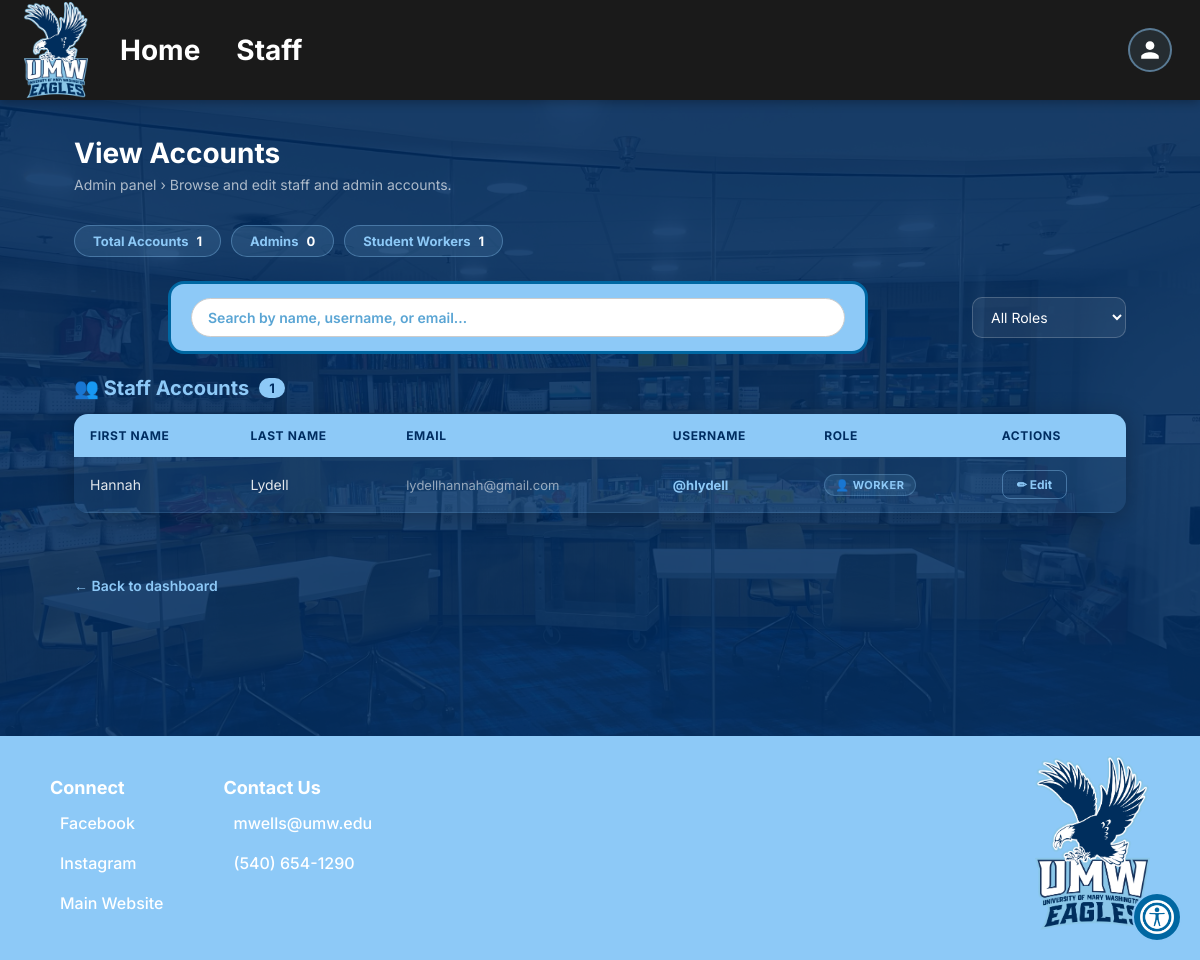
The page /view-worker.php (signed in) on the database as committed earlier.
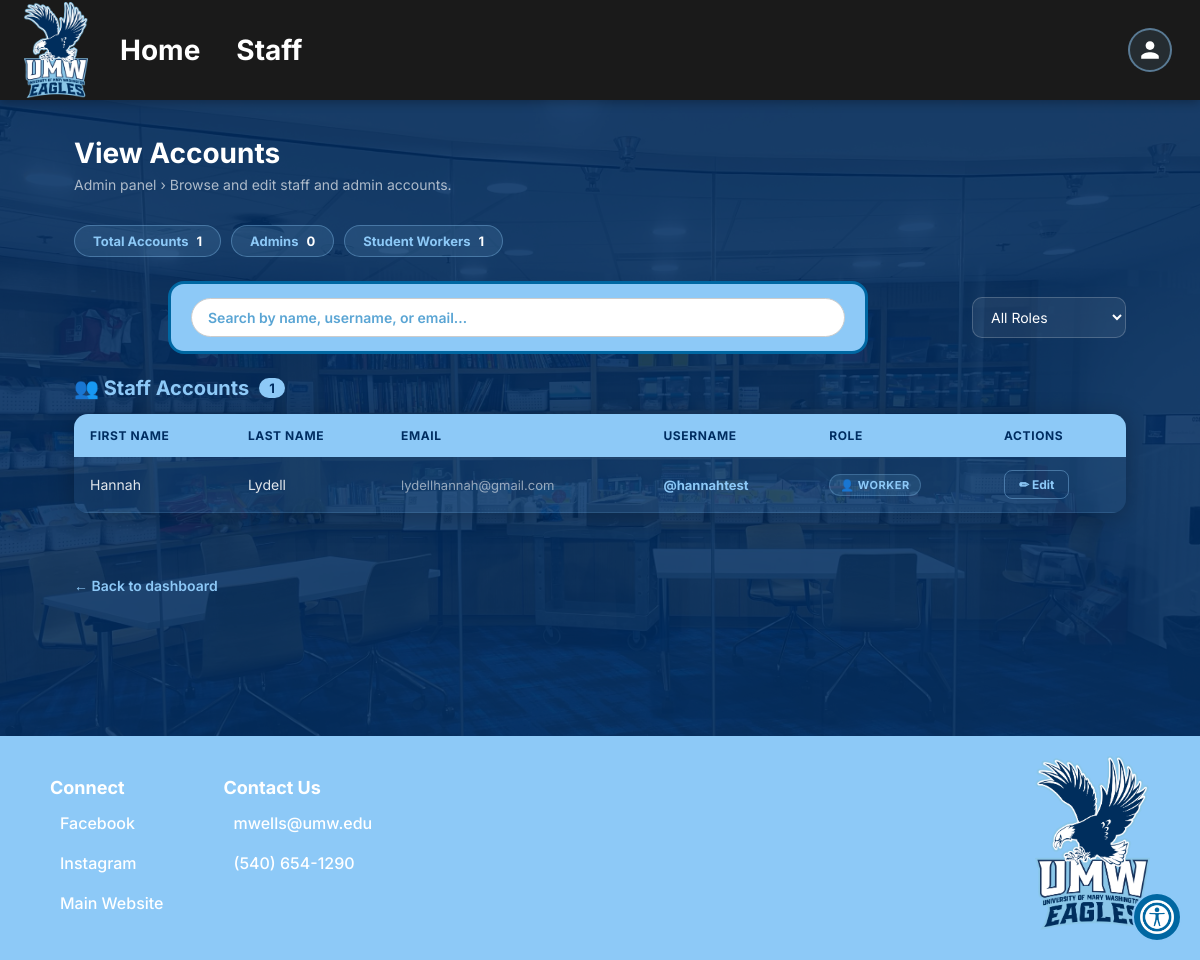
The same page on the database as committed later.
### tables this page shows
CREATE TABLE `dbpersons` (
  `id` varchar(256) NOT NULL,
  `start_date` text DEFAULT NULL,
  `first_name` text NOT NULL,
  `last_name` text DEFAULT NULL,
  `street_address` text DEFAULT NULL,
  `city` text DEFAULT NULL,
  `state` varchar(2) DEFAULT NULL,
  `zip_code` text DEFAULT NULL,
  `phone1` varchar(12) DEFAULT NULL,
  `over21` tinyint(1) DEFAULT NULL,
  `phone1type` text DEFAULT NULL,
  `emergency_contact_phone` varchar(12) DEFAULT NULL,
  `emergency_contact_phone_type` text DEFAULT NULL,
  `birthday` text DEFAULT NULL,
  `email` text DEFAULT NULL,
  `email_prefs` enum('true','false') DEFAULT NULL,
  `emergency_contact_first_name` text DEFAULT NULL,
  `contact_num` varchar(255) DEFAULT 'n/a',
  `emergency_contact_relation` text DEFAULT NULL,
  `contact_method` text DEFAULT NULL,
  `type` text DEFAULT NULL,
  `status` text DEFAULT NULL,
  `notes` text DEFAULT NULL,
  `password` text DEFAULT NULL,
  `affiliation` varchar(100) DEFAULT NULL,
  `branch` varchar(100) DEFAULT NULL,
  `archived` tinyint(1) DEFAULT NULL,
  `emergency_contact_last_name` text DEFAULT NULL
);

### database/dbPersons.php (called while the page is built, shortened)
<?php
include_once(dirname(__FILE__).'/../domain/Person.php');
function getall_persons() {
    $con=connect();
    $query = 'SELECT * FROM dbpersons WHERE id != "vmsroot"';
    $result = mysqli_query($con,$query);
    $result = mysqli_query($con,$query);
    $thePersons = array();
    while ($result_row = mysqli_fetch_assoc($result)) {
        $thePerson = make_a_person($result_row);
        $thePersons[] = $thePerson;
    }
    return $thePersons;
}
function make_a_person($result_row) {
        $thePerson = new Person(
    @$result_row['id'],
    @$result_row['start_date'],
    @$result_row['first_name'],
    @$result_row['last_name'],
    @$result_row['street_address'],
    @$result_row['city'],
    @$result_row['state'],
    @$result_row['zip_code'],
    @$result_row['phone1'],
    @$result_row['over21'],
    @$result_row['phone1type'],
    @$result_row['emergency_contact_phone'],
    @$result_row['emergency_contact_phone_type'],
    @$result_row['birthday'],
    @$result_row['email'],
    @$result_row['email_prefs'],
    @$result_row['emergency_contact_first_name'],
    @$result_row['contact_num'],
    @$result_row['emergency_contact_relation'],
    @$result_row['contact_method'],
    @$result_row['type'],
    @$result_row['status'],
    @$result_row['notes'],
    @$result_row['password'],
    @$result_row['affiliation'],
    @$result_row['branch'],
    @$result_row['archived'],
    @$result_row['emergency_contact_last_name']
);
    return $thePerson;
}

### domain/Person.php (called while the page is built, shortened)
<?php
class Person {
	private $id;
	private $first_name;
	private $last_name;
	private $email;
	private $type;
	function __construct(
        $id, $start_date, $first_name, $last_name, $street_address, $city, $state,
		$zip_code, $phone1, $age, $phone1type, $emergency_contact_phone,
		$emergency_contact_phone_type, $birthday, $email, $email_prefs,
		$emergency_contact_first_name, $contact_num, $emergency_contact_relation,
		$contact_method, $type, $status, $notes, $password, $affiliation, $branch, $archived,
		$emergency_contact_last_name) {
        $this->id = $id;
		$this->first_name = $first_name;
		$this->last_name = $last_name;
		$this->email = $email;
		$this->type = $type;
    }
	function get_id() {
		return $this->id;
	}
	function get_first_name() {
		return $this->first_name;
	}
	function get_last_name() {
		return $this->last_name;
	}
	function get_email() {
		return $this->email;
	}
	function get_type() {
		return $this->type;
	}
}

### view-worker.php (the view, shortened to what this page needs)
<?php
require_once('database/dbPersons.php');
require_once('domain/Person.php');
$workers = [];
$all_persons = getall_persons();
if ($all_persons) {
    foreach ($all_persons as $p) {
        if (!in_array($p->get_type(), ['admin', 'worker'])) continue;
        $workers[] = $p;
    }
}
usort($workers, fn($a, $b) => strcasecmp($a->get_last_name(), $b->get_last_name()));
$total_count  = count($workers);
$admin_count  = count(array_filter($workers, fn($p) => $p->get_type() === 'admin'));
$worker_count = $total_count - $admin_count;
?>
<!DOCTYPE html>
<html lang="en">
<head>
</head>
<body>
<?php require 'header.php'; ?>
<div class="overlay"></div>
<div class="page-wrapper">
    <h1 class="page-heading">View Accounts</h1>
    <p class="page-subheading">Admin panel › Browse and edit staff and admin accounts.</p>
    <div class="summary-bar">
        <div class="stat-pill">Total Accounts <span><?php echo $total_count; ?></span></div>
        <div class="stat-pill">Admins <span><?php echo $admin_count; ?></span></div>
        <div class="stat-pill">Student Workers <span><?php echo $worker_count; ?></span></div>
    </div>
    <div class="controls-row">
        <div class="search-wrapper">
            <div class="search-box">
                <div class="search-inner">
                    <input class="search-input" type="text" id="searchInput" placeholder="Search by name, username, or email…">
                </div>
            </div>
        </div>
        <select class="filter-select" id="roleFilter">
            <option value="all">All Roles</option>
        </select>
    </div>
    <h2 class="section-heading">
        👥 Staff Accounts
        <span class="badge"><?php echo $total_count; ?></span>
    </h2>
    <div class="table-wrapper">
        <?php if (empty($workers)): ?>
            <div class="empty-state">
                <svg xmlns="http://www.w3.org/2000/svg" fill="none" viewBox="0 0 24 24" stroke="currentColor">
                    <path stroke-linecap="round" stroke-linejoin="round" stroke-width="1.5" d="M17 20h5v-2a3 3 0 00-5.356-1.857M17 20H7m10 0v-2c0-.656-.126-1.283-.356-1.857M7 20H2v-2a3 3 0 015.356-1.857M7 20v-2c0-.656.126-1.283.356-1.857m0 0a5.002 5.002 0 019.288 0M15 7a3 3 0 11-6 0 3 3 0 016 0z"/>
                </svg>
                <p>No accounts found.</p>
            </div>
        <?php else: ?>
        <table id="workersTable">
            <thead>
                <tr>
                    <th>First Name</th>
                    <th>Last Name</th>
                    <th>Email</th>
                    <th>Username</th>
                    <th>Role</th>
                    <th>Actions</th>
                </tr>
            </thead>
            <tbody>
                <?php foreach ($workers as $w): ?>
                <tr
                    data-name="<?php echo strtolower(htmlspecialchars($w->get_first_name() . ' ' . $w->get_last_name())); ?>"
                    data-username="<?php echo strtolower(htmlspecialchars($w->get_id())); ?>"
                    data-email="<?php echo strtolower(htmlspecialchars($w->get_email())); ?>"
                    data-role="<?php echo strtolower(htmlspecialchars($w->get_type())); ?>"
                >
                    <td><?php echo htmlspecialchars($w->get_first_name()); ?></td>
                    <td><?php echo htmlspecialchars($w->get_last_name()); ?></td>
                    <td class="td-email"><?php echo htmlspecialchars($w->get_email() ?: '—'); ?></td>
                    <td class="td-username">@<?php echo htmlspecialchars($w->get_id()); ?></td>
                    <td>
                        <?php if ($w->get_type() === 'admin'): ?>
                            <span class="badge-role badge-admin">🔑 Admin</span>
                        <?php else: ?>
                            <span class="badge-role badge-worker">👤 Worker</span>
                        <?php endif; ?>
                    </td>
                    <td>
                        <button class="btn-edit" onclick="openEditModal(
                            '<?php echo htmlspecialchars($w->get_id(),         ENT_QUOTES); ?>',
                            '<?php echo htmlspecialchars($w->get_first_name(), ENT_QUOTES); ?>',
                            '<?php echo htmlspecialchars($w->get_last_name(),  ENT_QUOTES); ?>',
                            '<?php echo htmlspecialchars($w->get_email(),      ENT_QUOTES); ?>'
                        )">✏ Edit</button>
                    </td>
                </tr>
                <?php endforeach; ?>
            </tbody>
        </table>
        <?php endif; ?>
    </div>
    <a href="staffPage.php" class="back-link">← Back to dashboard</a>
</div>
<?php require 'footer.php'; ?>
</body>
</html>

### header.php (shortened to what this page needs)
<head>
</head>
<header>
<?php
$common_nav_links = '
    <div class="nav-item"><a href="index.php" class="nav-link">Home</a></div>
    <div class="nav-item"><a href="staffPage.php" class="nav-link">Staff</a></div>';
if (!isset($_SESSION['logged_in']) || $_SESSION['access_level'] === 0) {
echo('
<div class="navbar">
    <div class="navbar-row1">
        <div class="left-section">
            <div class="logo-container">
                <a href="index.php"><img src="images/UMW_Eagles-logo.png" alt="Logo"></a>
            </div>
            <div class="nav-links">
                <div class="nav-item"><a href="index.php" class="nav-link">Home</a></div>
                <div class="nav-item"><a href="results.php" class="nav-link">Search</a></div>
            </div>
        </div>
        <div class="center-section">
            <span class="center-title">Seacobeck Curriculum Lab</span>
            <span class="center-subtitle">University of Mary Washington</span>
        </div>
        <div class="right-section">
            <div class="nav-item">
                <div class="icon">
                    <svg viewBox="0 0 24 24" xmlns="http://www.w3.org/2000/svg"><path d="M12 12c2.7 0 4.8-2.1 4.8-4.8S14.7 2.4 12 2.4 7.2 4.5 7.2 7.2 9.3 12 12 12zm0 2.4c-3.2 0-9.6 1.6-9.6 4.8v2.4h19.2v-2.4c0-3.2-6.4-4.8-9.6-4.8z"/></svg>
                    <div class="dropdown">
                        <a href="login.php" class="dropdown-link"><div>Log In</div></a>
                    </div>
                </div>
            </div>
        </div>
    </div>
</div>');
} else if ($_SESSION['logged_in'] && $_SESSION['access_level'] >= 1) {
echo('
<div class="navbar">
    <div class="navbar-row1">
        <div class="left-section">
            <div class="logo-container">
                <a href="index.php"><img src="images/UMW_Eagles-logo.png" alt="Logo"></a>
            </div>
            <div class="nav-links">'
        . $common_nav_links .
        '</div>
        </div>
        <div class="center-section">
            <span class="center-title">Seacobeck Curriculum Lab</span>
            <span class="center-subtitle">University of Mary Washington</span>
        </div>
        <div class="right-section">
            <div class="nav-item">
                <div class="icon">
                    <svg viewBox="0 0 24 24" xmlns="http://www.w3.org/2000/svg"><path d="M12 12c2.7 0 4.8-2.1 4.8-4.8S14.7 2.4 12 2.4 7.2 4.5 7.2 7.2 9.3 12 12 12zm0 2.4c-3.2 0-9.6 1.6-9.6 4.8v2.4h19.2v-2.4c0-3.2-6.4-4.8-9.6-4.8z"/></svg>
                    <div class="dropdown">
                        <a href="changePassword.php" class="dropdown-link"><div>Change Password</div></a>
                        <a href="logout.php" class="dropdown-link"><div>Log Out</div></a>
                    </div>
                </div>
            </div>
        </div>
    </div>
</div>');
}
?>
<button class="accessibility-btn" id="accessibilityBtn" aria-haspopup="dialog" aria-controls="accessibilityModal" title="Accessibility settings">
    <img src="images/accessibility-menu.png" alt="Accessibility Menu">
</button>
</header>

### footer.php (shortened to what this page needs)
<!DOCTYPE html>
<html lang="en">
<head>
</head>
<body>
<footer class="footer" style="margin-top: 60px;">
    <div class="footer-right">
        <div class="footer-section">
            <div class="footer-topic">Connect</div>
            <a href="https://www.facebook.com/profile.php?id=100086673730177#">Facebook</a>
            <a href="https://www.instagram.com/umw_coe/">Instagram</a>
            <a href="https://education.umw.edu/">Main Website</a>
        </div>
        <div class="footer-section">
            <div class="footer-topic">Contact Us</div>
            <a href="mailto:mwells@umw.edu">mwells@umw.edu</a>
            <a href="tel:5406541290">(540) 654-1290</a>
        </div>
    </div>
    <div class="footer-left">
        <img src="images/UMW_Eagles-logo.png" alt="Logo" class="footer-logo">
        <div class="social-icons">
            <a href="https://www.facebook.com/profile.php?id=100086673730177#"><i class="fab fa-facebook"></i></a>
            <a href="https://www.instagram.com/umw_coe/"><i class="fab fa-instagram"></i></a>
            <a href="https://education.umw.edu/"><i class="fas fa-globe"></i></a>
        </div>
    </div>
</footer>
</body>
</html>

### view-worker.php (style rules this page uses)
* { box-sizing: border-box; margin: 0; padding: 0; font-family: 'Inter', sans-serif; }
body { min-height: 100vh; padding-top: 95px; color: white; background-image: url('images/library.jpg'); background-size: cover; background-position: center; position: relative; }
.overlay { position: fixed; inset: 0; background: rgba(0, 45, 97, 0.88); z-index: -1; }
.page-wrapper { max-width: 1100px; margin: 0 auto; padding: 40px 24px 80px; }
.page-heading { font-size: 28px; font-weight: 700; margin-bottom: 6px; color: white; }
.page-subheading { font-size: 14px; color: rgba(255,255,255,0.65); margin-bottom: 32px; }
.summary-bar { display: flex; gap: 10px; margin-bottom: 24px; flex-wrap: wrap; }
.stat-pill { background: rgba(141,201,247,0.12); border: 1.5px solid rgba(141,201,247,0.35); border-radius: 50px; padding: 7px 18px; font-size: 13px; font-weight: 700; color: #8DC9F7; }
.stat-pill span { color: white; margin-left: 5px; }
.controls-row { display: flex; gap: 10px; margin-bottom: 22px; flex-wrap: wrap; align-items: center; }
.search-wrapper { display: flex; justify-content: center; flex: 1; min-width: 200px; }
.search-box { width: 100%; max-width: 700px; border: 3px solid #0067A2; border-radius: 16px; padding: 14px 20px; background-color: #8DC9F7; display: flex; }
.search-inner { position: relative; width: 100%; }
.search-input { width: 100%; padding: 10px 120px 10px 16px; font-size: 14px; border: 1px solid #ccc; border-radius: 20px; outline: none; color: #0067A2; font-family: 'Inter', sans-serif; font-weight: 600; }
.search-input::placeholder { color: #5aa5d4; }
.filter-select { padding: 10px 14px; font-size: 14px; font-family: 'Inter', sans-serif; background: rgba(255,255,255,0.07); border: 1.5px solid rgba(255,255,255,0.2); border-radius: 10px; color: white; outline: none; cursor: pointer; height: fit-content; align-self: center; }
.filter-select option { background: #002D61; }
.section-heading { font-size: 20px; font-weight: 700; color: #8DC9F7; margin-bottom: 14px; display: flex; align-items: center; gap: 10px; }
.section-heading .badge { background: #8DC9F7; color: #002D61; font-size: 13px; font-weight: 700; padding: 2px 10px; border-radius: 20px; }
.table-wrapper { width: 100%; overflow-x: auto; border-radius: 14px; margin-bottom: 48px; box-shadow: 0 4px 24px rgba(0,0,0,0.25); }
table { width: 100%; border-collapse: collapse; background: rgba(141,201,247,0.08); font-size: 14px; min-width: 540px; }
thead tr { background: #8DC9F7; color: #002D61; }
thead th { padding: 14px 16px; text-align: left; font-weight: 700; font-size: 12px; text-transform: uppercase; letter-spacing: 0.05em; white-space: nowrap; }
tbody tr { border-bottom: 1px solid rgba(141,201,247,0.15); transition: background 0.15s; }
tbody td { padding: 13px 16px; color: rgba(255,255,255,0.88); vertical-align: middle; }
.td-username { color: #8DC9F7; font-weight: 700; font-size: 13px; }
.td-email { color: rgba(255,255,255,0.55); font-size: 13px; }
.badge-role { display: inline-block; padding: 3px 10px; border-radius: 50px; font-size: 11px; font-weight: 700; text-transform: uppercase; letter-spacing: .05em; }
.badge-worker { background: rgba(141,201,247,.12); color: #8DC9F7; border: 1px solid rgba(141,201,247,.25); }
.btn-edit { background: transparent; border: 1.5px solid rgba(141,201,247,.4); color: #8DC9F7; font-size: 12px; font-family: 'Inter', sans-serif; font-weight: 700; padding: 6px 14px; border-radius: 8px; cursor: pointer; transition: background .2s, border-color .2s; white-space: nowrap; }
.back-link { display: inline-block; margin-top: 16px; color: #8DC9F7; font-size: 14px; text-decoration: none; font-weight: 600; }

Rows that differ between the two databases and show on the page:
removed dbpersons: type "0", type "1", first_name "Hannah", last_name "Lydell", email "lydellhannah@gmail.com", id "hlydell", shows "👤 WORKER"
added dbpersons: type "0", type "1", first_name "Hannah", last_name "Lydell", email "lydellhannah@gmail.com", id "hannahtest", shows "👤 WORKER"
